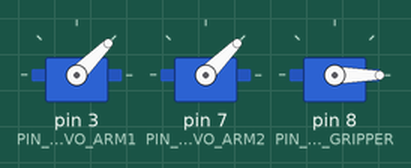
Recording of a sketch running on a simulated Arduino Uno, built with avr-gcc and run on an emulated ATmega328P. On the bench: 3 × servo.

Above: at 1.05 s.
At 4.0 s:
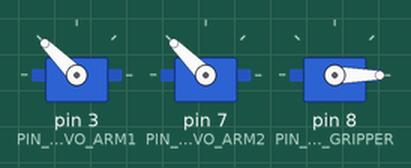
At 5.75 s:
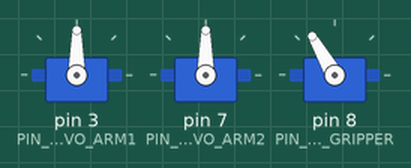
At 7.5 s:
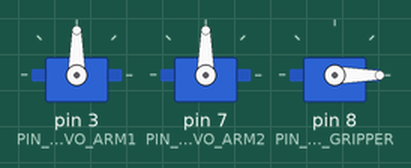
Timing chart, 0 to 9.5 s (numbered marks = the images above):
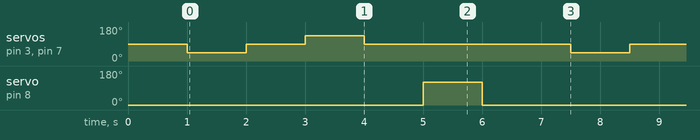

The sketch:

servo_test.ino
```cpp
/*
 * Servo-only test for the Basra / Arduino UNO car arm.
 *
 * Servo pins from the vehicle design:
 *   Arm servo A = D3
 *   Arm servo B = D7
 *   Gripper     = D8
 *
 * The two arm servos move together from 45 to 135 degrees.
 * The gripper moves between 0 and 60 degrees.
 */

#include <Servo.h>

#define PIN_SERVO_ARM1     3
#define PIN_SERVO_ARM2     7
#define PIN_SERVO_GRIPPER  8

#define ARM_MIN_ANGLE      45
#define ARM_CENTER         90
#define ARM_MAX_ANGLE      135
#define GRIPPER_CLOSE      0
#define GRIPPER_OPEN       120

static Servo servoArm1;
static Servo servoArm2;
static Servo servoGripper;

static void setArm(uint8_t angle) {
  servoArm1.write(angle);
  servoArm2.write(angle);
}

void setup() {
  servoArm1.attach(PIN_SERVO_ARM1);
  servoArm2.attach(PIN_SERVO_ARM2);
  servoGripper.attach(PIN_SERVO_GRIPPER);

  setArm(ARM_CENTER);
  servoGripper.write(GRIPPER_CLOSE);
  delay(1000);
}

void loop() {
  setArm(ARM_MIN_ANGLE);
  delay(1000);

  setArm(ARM_CENTER);
  delay(1000);

  setArm(ARM_MAX_ANGLE);
  delay(1000);

  setArm(ARM_CENTER);
  delay(1000);

  servoGripper.write(GRIPPER_OPEN);
  delay(1000);

  servoGripper.write(GRIPPER_CLOSE);
  delay(1500);
}
```

Measured:
- by itself, servo on pin 3 (PIN_SERVO_ARM1), servo on pin 7 (PIN_SERVO_ARM2): repeats every 6.5 s: 90° 1.0 s, 135° 1.0 s, 90° 3.5 s, 45° 1.0 s
- by itself, servo on pin 8 (PIN_SERVO_GRIPPER): alternates 120° for 1.0 s and 0° for 5.5 s
